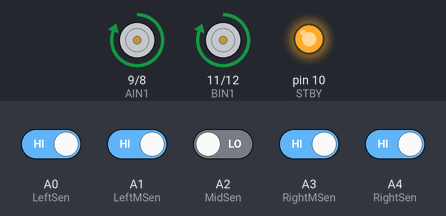
The sketch below on a simulated Arduino Uno, built with avr-gcc and run on an emulated ATmega328P. On the bench: motor-driver pin pairs drawn as motors (green arrow = first pin HIGH = forward, orange = second pin HIGH = backward, longer = more drive, scaled by the enable pin, stopped while the standby pin is LOW), output pins drawn as LEDs (lit = HIGH). The test bench sets the inputs (shaded band); at power-on: A0 (LeftSen), A1 (LeftMSen), A3 (RightMSen), A4 (RightSen) HIGH, A2 (MidSen) LOW.

Above: at 1.2 s.
1.3 s: A0 (LeftSen) driven LOW and A1 (LeftMSen) driven LOW
At 1.6 s:
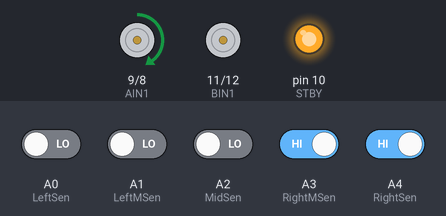
2.8 s: A0 (LeftSen) driven HIGH
At 3.9 s:
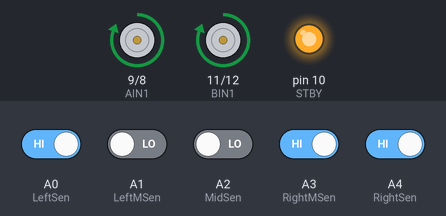
4.3 s: A0 (LeftSen) driven LOW
At 5.1 s:
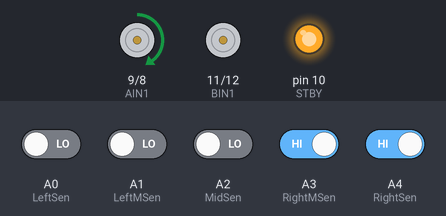
5.8 s: A2 (MidSen) driven HIGH
At 6.2 s:
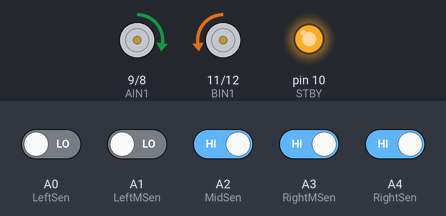
7.3 s: A2 (MidSen) driven LOW
At 8.5 s:
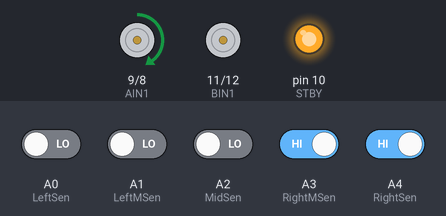
8.8 s: A3 (RightMSen) driven LOW and A4 (RightSen) driven LOW
At 9.7 s:
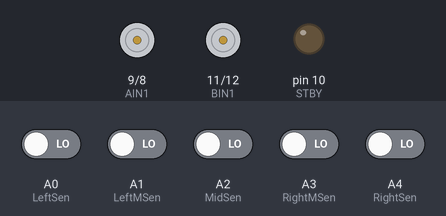
Timing chart, 0 to 11.3 s (numbered marks = the images above; inputs shaded):
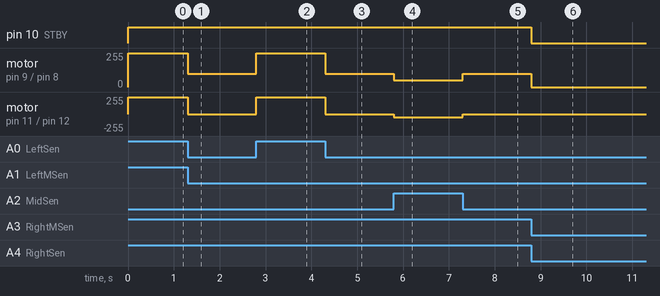

Measured:
- after the input at 1.3 s, motor on pin 9 (AIN1) / pin 8 (AIN2): forward 255/255 → forward 100/255 at once; motor on pin 11 (BIN1) / pin 12 (BIN2): forward 255/255 → stopped at once
- after the input at 2.8 s, motor on pin 9 (AIN1) / pin 8 (AIN2): forward 100/255 → forward 255/255 at once; motor on pin 11 (BIN1) / pin 12 (BIN2): stopped → forward 255/255 at once
- after the input at 4.3 s, motor on pin 9 (AIN1) / pin 8 (AIN2): forward 255/255 → forward 100/255 at once; motor on pin 11 (BIN1) / pin 12 (BIN2): forward 255/255 → stopped at once
- after the input at 5.8 s, motor on pin 9 (AIN1) / pin 8 (AIN2): forward 100/255 → forward 50/255 at once; motor on pin 11 (BIN1) / pin 12 (BIN2): stopped → backward 50/255 at once
- after the input at 7.3 s, motor on pin 9 (AIN1) / pin 8 (AIN2): forward 50/255 → forward 100/255 at once; motor on pin 11 (BIN1) / pin 12 (BIN2): backward 50/255 → stopped at once
- after the input at 8.8 s, pin 10 (STBY): HIGH → LOW at once; motor on pin 9 (AIN1) / pin 8 (AIN2): forward 100/255 → stopped at once

The sketch:

lfr_2019a.ino
```cpp
int LeftSen = A0;
int LeftMSen = A1;
int MidSen = A2;
int RightMSen = A3;
int RightSen = A4;

int STBY = 10;
//Motor A
int PWMA = 3; //Speed control
int AIN1 = 9; //Direction
int AIN2 = 8; //Direction
//caliberation pin
int cal = 7;
//Motor B
int PWMB = 5; //Speed control
int BIN1 = 11; //Direction
int BIN2 = 12; //Direction

void setup() {
  // put your setup code here, to run once:
  pinMode(LeftSen, INPUT);
  pinMode(LeftMSen, INPUT);
  pinMode(MidSen, INPUT);
  pinMode(RightMSen, INPUT);
  pinMode(RightSen, INPUT);

  pinMode(STBY, OUTPUT);
  pinMode(PWMA, OUTPUT);
  pinMode(AIN1, OUTPUT);
  pinMode(AIN2, OUTPUT);

  pinMode(PWMB, OUTPUT);
  pinMode(BIN1, OUTPUT);
  pinMode(BIN2, OUTPUT);
//  caliberation();
}

void loop() {
  // put your main code here, to run repeatedly:

  if ((digitalRead(LeftSen) == 0) && (digitalRead(LeftMSen) == 0) && (digitalRead(MidSen) == 1) && (digitalRead(RightMSen) == 0) && (digitalRead(RightSen) == 0))
  {
    forward();
  }
  else if ((digitalRead(LeftSen) == 0) && (digitalRead(LeftMSen) == 1) && (digitalRead(MidSen) == 1) && (digitalRead(RightMSen) == 0) && (digitalRead(RightSen) == 0))
  {
    sharp_right();
  }
  else if ((digitalRead(LeftSen) == 0) && (digitalRead(LeftMSen) == 1) && (digitalRead(MidSen) == 0) && (digitalRead(RightMSen) == 0) && (digitalRead(RightSen) == 0))
  {
   forward();
  }
  else if ((digitalRead(LeftSen) == 1) && (digitalRead(LeftMSen) == 1) && (digitalRead(MidSen) == 0) && (digitalRead(RightMSen) == 0) && (digitalRead(RightSen) == 0))
  {
    left();
  }
  else if ((digitalRead(LeftSen) == 1) && (digitalRead(LeftMSen) == 1) && (digitalRead(MidSen) == 1) && (digitalRead(RightMSen) == 0) && (digitalRead(RightSen) == 0))
   sharp_left();
  else if ((digitalRead(LeftSen) == 1) && (digitalRead(LeftMSen) == 0) && (digitalRead(MidSen) == 0) && (digitalRead(RightMSen) == 0) && (digitalRead(RightSen) == 0))
  {
    left();
  }
  else if ((digitalRead(LeftSen) == 0) && (digitalRead(LeftMSen) == 0) && (digitalRead(MidSen) == 1) && (digitalRead(RightMSen) == 1) && (digitalRead(RightSen) == 0))
  {
    forward();
  }
  else if ((digitalRead(LeftSen) == 0) && (digitalRead(LeftMSen) == 0) && (digitalRead(MidSen) == 0) && (digitalRead(RightMSen) == 1) && (digitalRead(RightSen) == 0))
  {
    forward();
  }
  else if ((digitalRead(LeftSen) == 0) && (digitalRead(LeftMSen) == 0) && (digitalRead(MidSen) == 0) && (digitalRead(RightMSen) == 1) && (digitalRead(RightSen) == 1))
  {
    right();
  }
   else if((digitalRead(LeftSen) == 0) && (digitalRead(LeftMSen) == 0) && (digitalRead(MidSen) == 1) && (digitalRead(RightMSen) == 1) && (digitalRead(RightSen) == 1))
    sharp_right();
  else if ((digitalRead(LeftSen) == 0) && (digitalRead(LeftMSen) == 0) && (digitalRead(MidSen) == 0) && (digitalRead(RightMSen) == 0) && (digitalRead(RightSen) == 1))
  {
    right();
  }
  else if ((digitalRead(LeftSen) == 0) && (digitalRead(LeftMSen) == 0) && (digitalRead(MidSen) == 0) && (digitalRead(RightMSen) == 0) && (digitalRead(RightSen) == 0))
  {
    stay();
  }
  else if ((digitalRead(LeftSen) == 1) && (digitalRead(LeftMSen) == 1) && (digitalRead(MidSen) == 1) && (digitalRead(RightMSen) == 1) && (digitalRead(RightSen) == 1))
  {
   forward();
  }
  else  if ((digitalRead(LeftSen) == 1) && (digitalRead(LeftMSen) == 1) && (digitalRead(MidSen) == 1) && (digitalRead(RightMSen) == 1) && (digitalRead(RightSen) == 0))
   sharp_left();
   else  if ((digitalRead(LeftSen) == 0) && (digitalRead(LeftMSen) == 1) && (digitalRead(MidSen) == 1) && (digitalRead(RightMSen) == 1) && (digitalRead(RightSen) == 1))
   sharp_right();
  else
  forward();
}
void forward()
{
  digitalWrite(STBY, HIGH);
  digitalWrite(AIN1, HIGH);
  digitalWrite(AIN2, LOW);
  digitalWrite(BIN1, HIGH);
  digitalWrite(BIN2, LOW);
  analogWrite(PWMA, 255);
  analogWrite(PWMB, 255);
}

void sharp_right()
{
  digitalWrite(STBY, HIGH);
  digitalWrite(AIN1, HIGH);
  digitalWrite(AIN2, LOW);
  digitalWrite(BIN1, LOW);
  digitalWrite(BIN2, HIGH);
  analogWrite(PWMA, 50);
  analogWrite(PWMB, 50);
}

void right()
{
  digitalWrite(STBY, HIGH);
  digitalWrite(AIN1, HIGH);
  digitalWrite(AIN2, LOW);
  digitalWrite(BIN1, LOW);
  digitalWrite(BIN2, LOW);
  analogWrite(PWMA, 100);
  analogWrite(PWMB, 100);
}

void sharp_left()
{
  digitalWrite(STBY, HIGH);
  digitalWrite(AIN1, LOW);
  digitalWrite(AIN2, HIGH);
  digitalWrite(BIN1, HIGH);
  digitalWrite(BIN2, LOW);
  analogWrite(PWMA, 50);
  analogWrite(PWMB, 50);
}

void left()
{
  digitalWrite(STBY, HIGH);
  digitalWrite(AIN1, LOW);
  digitalWrite(AIN2, LOW);
  digitalWrite(BIN1, HIGH);
  digitalWrite(BIN2, LOW);
  analogWrite(PWMA, 100);
  analogWrite(PWMB, 100);
}

void stay()
{
  digitalWrite(STBY, LOW);
  digitalWrite(AIN1, LOW);
  digitalWrite(AIN2, LOW);
  digitalWrite(BIN1, LOW);
  digitalWrite(BIN2, LOW);
  analogWrite(PWMA, 0);
  analogWrite(PWMB, 0);
}

/*void caliberation()
{
  digitalWrite(cal,HIGH);
  delay(750);
  digitalWrite(cal,LOW);
  delay(750);
  digitalWrite(cal,HIGH);
  delay(750);
  digitalWrite(cal,LOW);
  delay(750);
  digitalWrite(cal,HIGH);

}*/
```
